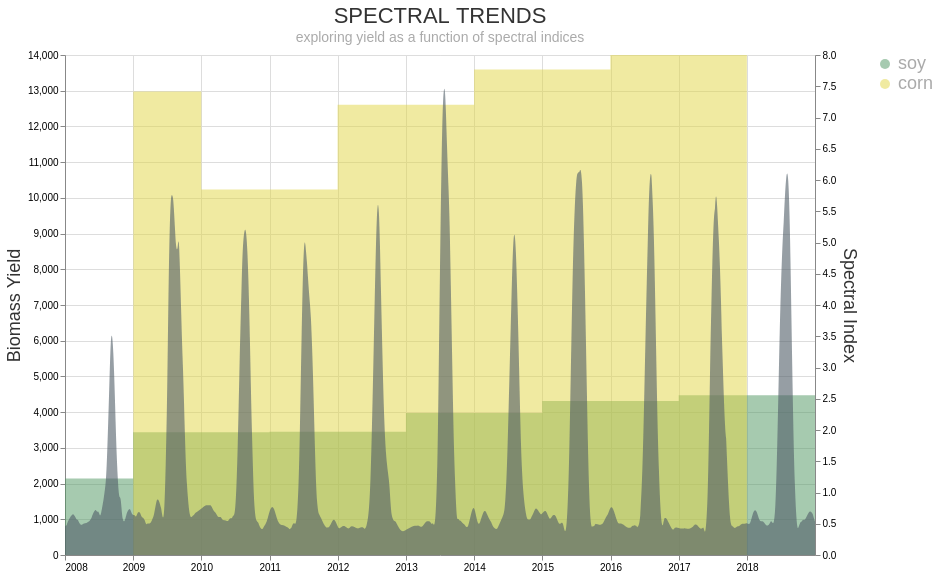

The notebook cell saved with this chart:
### Code cell
#| label: nb.indices_vs_yield
#| placeholder: ../../assets/placeholders/indices_vs_yield.static.png
display(HTML("""
<style>
  span.vega-bind-name {
    color: #555;
    margin: 0 10px 0 60px;
    font-size: 20px;
  }
  .vega-bind label select {
    color: #555;
    font-size: 18px;
  }
</style>
"""))

# yield chart
yield_scale = alt.Scale(
    domain=[0.0, 14000],
    clamp=True
)
yield_color_scale = alt.Scale(
    domain=['soy', 'corn'], 
    range=[SOY_COLOR, CORN_COLOR])
yield_yaxis = alt.Axis(title=BIOMASS_YLABEL, titleFontSize=18, titleColor=TITLE_COLOR, titleFontWeight=TITLE_WEIGHT)
yield_chart = alt.Chart(chart_data).encode(
    x=alt.X('date:T', title=None),
    y=alt.Y('biomass:Q', axis=yield_yaxis, scale=yield_scale),
    color=alt.Color('crop_type:N', scale=yield_color_scale)
).mark_area(
    filled=True,
    opacity=YIELD_OPACITY,
    interpolate='step-before')

# interactive spectral index chart
si_yaxis = alt.Axis(title=SI_YLABEL, titleFontSize=18, titleColor=TITLE_COLOR, titleFontWeight=TITLE_WEIGHT)
si_dropdown = alt.binding_select(
    options=INDICES,
    labels=[n.upper() for n in INDICES],
    name='Spectral Index: '.upper()
)
ycol_param = alt.param(
    value=DEFAULT_INDEX,
    bind=si_dropdown
)
si_chart = alt.Chart(chart_data).encode(
    x=alt.X('date:T', title=None),
    y=alt.Y('y:Q', axis=si_yaxis)
).properties(
    width=GRAPH_WIDTH,
    height=HEIGHT
).transform_calculate(
    y=f'datum[{ycol_param.name}]'
).add_params(
    ycol_param
).mark_area(
    fill=SI_COLOR,
    fillOpacity=SI_OPACITY
)


# display
title = alt.Title(
    TITLE,
    color=TITLE_COLOR,
    fontSize=TITLE_SIZE,
    fontWeight=TITLE_WEIGHT,
    subtitle=SUBTITLE,
    subtitleColor=SUBTITLE_COLOR,
    subtitleFontSize=SUBTITLE_SIZE)

chart = alt.layer(yield_chart, si_chart).resolve_scale(y='independent')
chart = chart.properties(
    title=title).configure_legend(
    title=None,
    labelFontSize=18,  
    labelColor=SUBTITLE_COLOR 
)
chart

### Figure 1 — Vega-Lite specification as saved in the notebook (floating-point values rounded to 4 significant figures; data arrays with more than 128 entries replaced by an {"elided": "..."} marker saying what was removed)
{"config": {"view": {"continuousWidth": 300, "continuousHeight": 300}, "legend": {"labelColor": "#aaa", "labelFontSize": 18, "title": null}}, "layer": [{"mark": {"type": "area", "filled": true, "interpolate": "step-before", "opacity": 0.5}, "encoding": {"color": {"field": "crop_type", "scale": {"domain": ["soy", "corn"], "range": ["#4e9561", "#e2d644"]}, "type": "nominal"}, "x": {"field": "date", "title": null, "type": "temporal"}, "y": {"axis": {"title": "Biomass Yield", "titleColor": "#333", "titleFontSize": 18, "titleFontWeight": 200}, "field": "biomass", "scale": {"clamp": true, "domain": [0.0, 14000]}, "type": "quantitative"}}}, {"mark": {"type": "area", "fill": "#515e68", "fillOpacity": 0.6}, "encoding": {"x": {"field": "date", "title": null, "type": "temporal"}, "y": {"axis": {"title": "Spectral Index", "titleColor": "#333", "titleFontSize": 18, "titleFontWeight": 200}, "field": "y", "type": "quantitative"}}, "transform": [{"calculate": "datum[param_1]", "as": "y"}]}], "data": {"name": "data-af0bfd51e94372e9452c9a7d04e0c1f6"}, "height": 500.0, "params": [{"name": "param_1", "bind": {"input": "select", "options": ["afri1600", "atsavi", "blue", "bwdrvi", "cig", "cm", "evi", "evi2", "evi22", "gari", "gli", "gndvi", "green", "grvi", "gsavi", "gvi", "mnli", "msavi", "msi", "msr", "ndbr", "ndmi", "ndvi", "ndwi", "nir", "nli", "osavi", "rdi", "rdvi", "red", "rvi", "savi", "si", "si1", "slavi", "srmir", "swir1", "swir2", "tdvi", "tvi", "wdrvi", "wet"], "labels": ["AFRI1600", "ATSAVI", "BLUE", "BWDRVI", "CIG", "CM", "EVI", "EVI2", "EVI22", "GARI", "GLI", "GNDVI", "GREEN", "GRVI", "GSAVI", "GVI", "MNLI", "MSAVI", "MSI", "MSR", "NDBR", "NDMI", "NDVI", "NDWI", "NIR", "NLI", "OSAVI", "RDI", "RDVI", "RED", "RVI", "SAVI", "SI", "SI1", "SLAVI", "SRMIR", "SWIR1", "SWIR2", "TDVI", "TVI", "WDRVI", "WET"], "name": "SPECTRAL INDEX: "}, "value": "slavi"}], "resolve": {"scale": {"y": "independent"}}, "title": {"text": "SPECTRAL TRENDS", "color": "#333", "fontSize": 22, "fontWeight": 200, "subtitle": "exploring yield as a function of spectral indices", "subtitleColor": "#aaa", "subtitleFontSize": 14}, "width": 750.0, "$schema": "https://vega.github.io/schema/vega-lite/v5.20.1.json", "datasets": {"data-af0bfd51e94372e9452c9a7d04e0c1f6": {"elided": "4018 records"}}}
